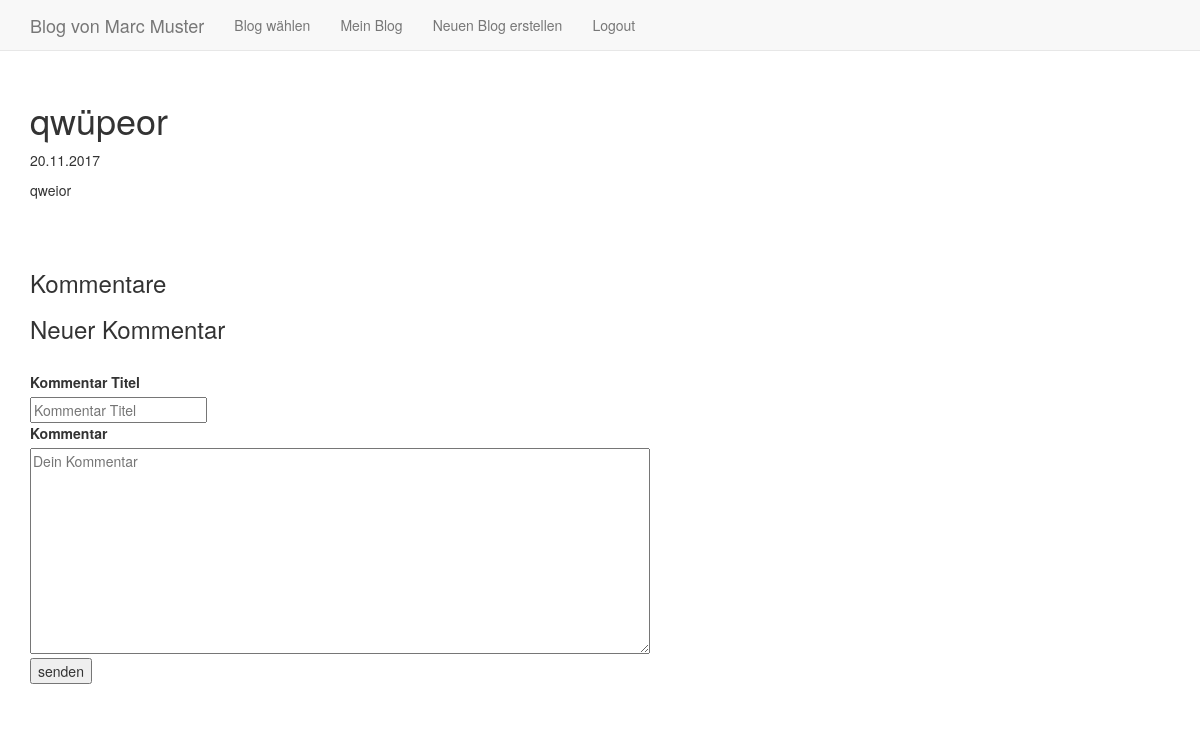
/index.php?function=entries_member_details&bid=1&eid=33 (signed in), run on an earlier commit of the app's database.
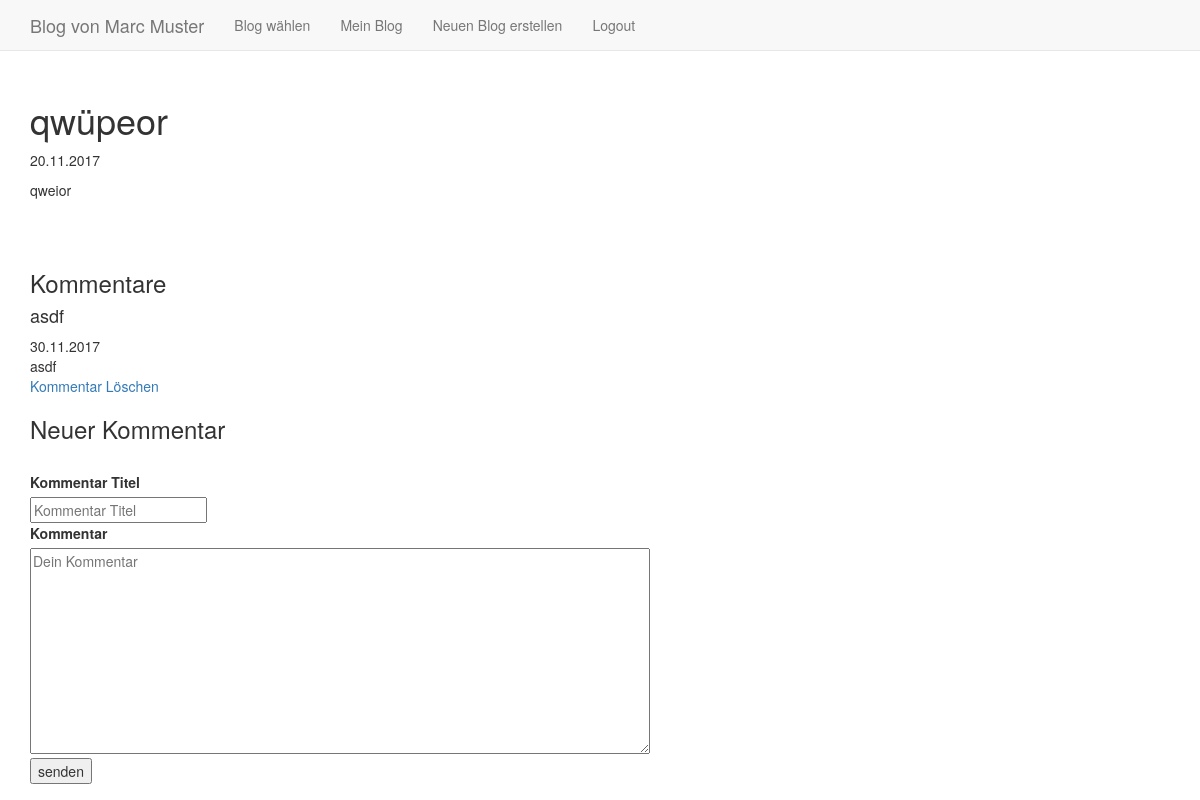
And on a later commit of the database.
### tables this page shows
CREATE TABLE `comment` (
	`cid`	INTEGER PRIMARY KEY AUTOINCREMENT,
	`eid`	INTEGER NOT NULL,
	`datetime`	INTEGER NOT NULL,
	`name`	TEXT,
	`content`	TEXT NOT NULL,
	FOREIGN KEY(`eid`) REFERENCES `entry`(`eid`)
);

### include/functions_db.php (called while the page is built, shortened)
<?php
  function getEntry($eid) {
	$db = getValue('cfg_db');
	$result = $db->query("SELECT eid, datetime, title, content, picture1, picture2, picture3 FROM entry WHERE eid=$eid");
	if ($entry = $result->fetchArray()) {
	  return $entry;
	} else return "";
  }
?>

### include/functions_db_plus.php (called while the page is built, shortened)
<?php
  function getComments($eid) {
	$alle = [];
	$db = getValue('cfg_db');
	$comments = $db->query("SELECT cid, eid, datetime, content, name FROM comment WHERE eid=$eid ORDER BY cid");
	while ($comment = $comments->fetchArray()) {
	  $alle[] = $comment;
	}
	return $alle;
  }
?>

### entries_member_details.php (the view, shortened to what this page needs)
<?php
    if(getUserIdFromSession() == true) {
        $detailBlog = getEntry($entryId);
        echo ' <div class="Entry">
            <div class="title">
              <h1>';
              echo $detailBlog['title'];
        echo '</h1>
            </div>
            <div class="created_on">
              <p>';
              echo date('d.m.Y',$detailBlog['datetime']);
        echo '</p>
            </div>
            <div class="clontent">
              <p>';
        echo $detailBlog['content'];
        echo '<p/>
            </div>
          </div>';
        echo "<br><br>";
        echo "<h3>Kommentare</h3>";
        $allComments =  getComments($entryId);
        foreach ($allComments as $comments => $comment) {
          echo "<h4>".$comment['name']."</h4>";
          echo date('d.m.Y', $comment['datetime'])."<br>";
          echo $comment['content']."<br>";
          echo '<a onclick="return confirmDelete()" href="index.php?function=comment_member_delete&bid='.$blogId.'&eid='.$entryId.'&cid='.$comment['cid'].'"> Kommentar Löschen </a>';
        }
      }
    ?>
<h3>Neuer Kommentar</h3>
  <form method="post" action='<?= $_SERVER['PHP_SELF']."?function=entries_member_details"; ?>'>
        <label for="commentTitle">Kommentar Titel</label>
      <div>
    	   <input type="text" id="title" name="titleComment" placeholder="Kommentar Titel" required="required"/>
      </div>
        <label for="contentComment">Kommentar</label>
      <div>
        <textarea name="contentComment" rows="10" cols="80" placeholder="Dein Kommentar"></textarea>
      </div>
      <div>
    	   <button type="submit">senden</button>
      </div>
    </form>
    <?= '<br><a href="index.php?function=entries_member&bid='.$blogId.'>Zurück</a>'; ?>

What changed in the data, as far as the page shows it:
added comment: name "asdf", datetime "30.11.2017", content "asdf"
